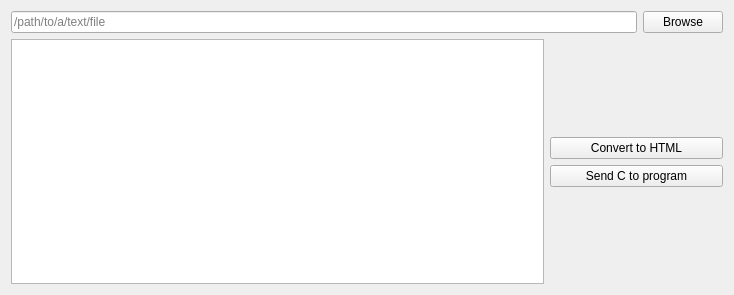
<?xml version="1.0" encoding="UTF-8"?>
<ui version="4.0">
 <class>HTMLConverter</class>
 <widget class="QWidget" name="HTMLConverter">
  <property name="geometry">
   <rect>
    <x>0</x>
    <y>0</y>
    <width>734</width>
    <height>295</height>
   </rect>
  </property>
  <property name="windowTitle">
   <string>HTML Converter</string>
  </property>
  <layout class="QGridLayout" name="gridLayout">
   <item row="5" column="0" rowspan="4" colspan="3">
    <widget class="QPlainTextEdit" name="plainTextEdit">
     <property name="sizePolicy">
      <sizepolicy hsizetype="Ignored" vsizetype="Ignored">
       <horstretch>0</horstretch>
       <verstretch>0</verstretch>
      </sizepolicy>
     </property>
     <property name="plainText">
      <string>
</string>
     </property>
     <property name="placeholderText">
      <string>HTML result</string>
     </property>
    </widget>
   </item>
   <item row="6" column="3">
    <widget class="QPushButton" name="convert_html_btn">
     <property name="text">
      <string>Convert to HTML</string>
     </property>
    </widget>
   </item>
   <item row="7" column="3">
    <widget class="QPushButton" name="send_C_btn">
     <property name="text">
      <string>Send C to program</string>
     </property>
    </widget>
   </item>
   <item row="0" column="0" colspan="4">
    <layout class="QHBoxLayout" name="horizontalLayout">
     <item>
      <widget class="QLineEdit" name="path_line_edit">
       <property name="readOnly">
        <bool>true</bool>
       </property>
       <property name="placeholderText">
        <string>/path/to/a/text/file</string>
       </property>
      </widget>
     </item>
     <item>
      <widget class="QPushButton" name="browse_btn">
       <property name="text">
        <string>Browse</string>
       </property>
      </widget>
     </item>
    </layout>
   </item>
  </layout>
 </widget>
 <resources/>
 <connections/>
</ui>
